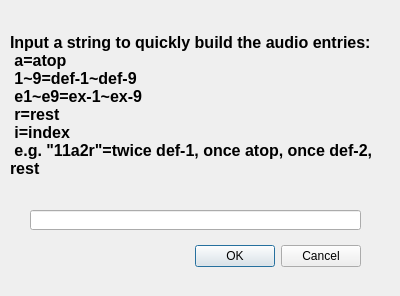
<?xml version="1.0" encoding="UTF-8"?>
<ui version="4.0">
 <class>BulkaddDialog</class>
 <widget class="QDialog" name="BulkaddDialog">
  <property name="geometry">
   <rect>
    <x>0</x>
    <y>0</y>
    <width>400</width>
    <height>296</height>
   </rect>
  </property>
  <property name="windowTitle">
   <string>Bulk Add</string>
  </property>
  <widget class="QDialogButtonBox" name="buttonBox">
   <property name="geometry">
    <rect>
     <x>20</x>
     <y>240</y>
     <width>341</width>
     <height>32</height>
    </rect>
   </property>
   <property name="orientation">
    <enum>Qt::Horizontal</enum>
   </property>
   <property name="standardButtons">
    <set>QDialogButtonBox::Cancel|QDialogButtonBox::Ok</set>
   </property>
  </widget>
  <widget class="QLineEdit" name="lineEdit">
   <property name="geometry">
    <rect>
     <x>30</x>
     <y>210</y>
     <width>331</width>
     <height>20</height>
    </rect>
   </property>
  </widget>
  <widget class="QLabel" name="label">
   <property name="geometry">
    <rect>
     <x>10</x>
     <y>10</y>
     <width>381</width>
     <height>191</height>
    </rect>
   </property>
   <property name="font">
    <font>
     <family>Arial</family>
     <pointsize>12</pointsize>
     <weight>75</weight>
     <bold>true</bold>
    </font>
   </property>
   <property name="text">
    <string>Input a string to quickly build the audio entries: 
 a=atop 
 1~9=def-1~def-9 
 e1~e9=ex-1~ex-9
 r=rest
 i=index
 e.g. &quot;11a2r&quot;=twice def-1, once atop, once def-2, rest</string>
   </property>
   <property name="textFormat">
    <enum>Qt::AutoText</enum>
   </property>
   <property name="wordWrap">
    <bool>true</bool>
   </property>
  </widget>
 </widget>
 <resources/>
 <connections>
  <connection>
   <sender>buttonBox</sender>
   <signal>accepted()</signal>
   <receiver>BulkaddDialog</receiver>
   <slot>accept()</slot>
   <hints>
    <hint type="sourcelabel">
     <x>248</x>
     <y>254</y>
    </hint>
    <hint type="destinationlabel">
     <x>157</x>
     <y>274</y>
    </hint>
   </hints>
  </connection>
  <connection>
   <sender>buttonBox</sender>
   <signal>rejected()</signal>
   <receiver>BulkaddDialog</receiver>
   <slot>reject()</slot>
   <hints>
    <hint type="sourcelabel">
     <x>316</x>
     <y>260</y>
    </hint>
    <hint type="destinationlabel">
     <x>286</x>
     <y>274</y>
    </hint>
   </hints>
  </connection>
 </connections>
</ui>
